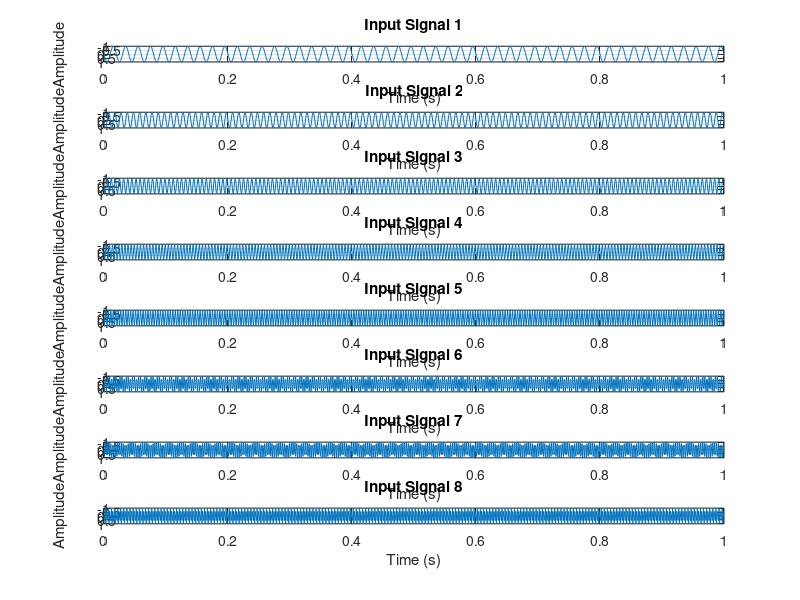
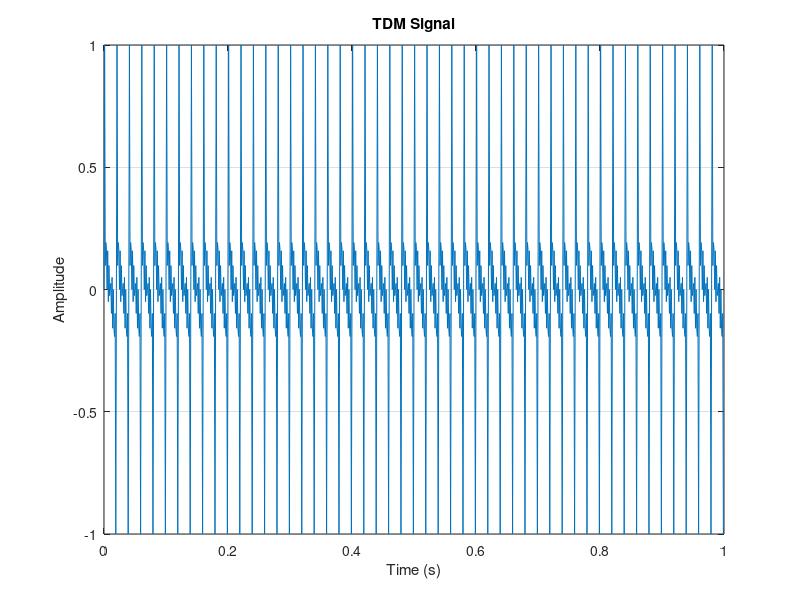
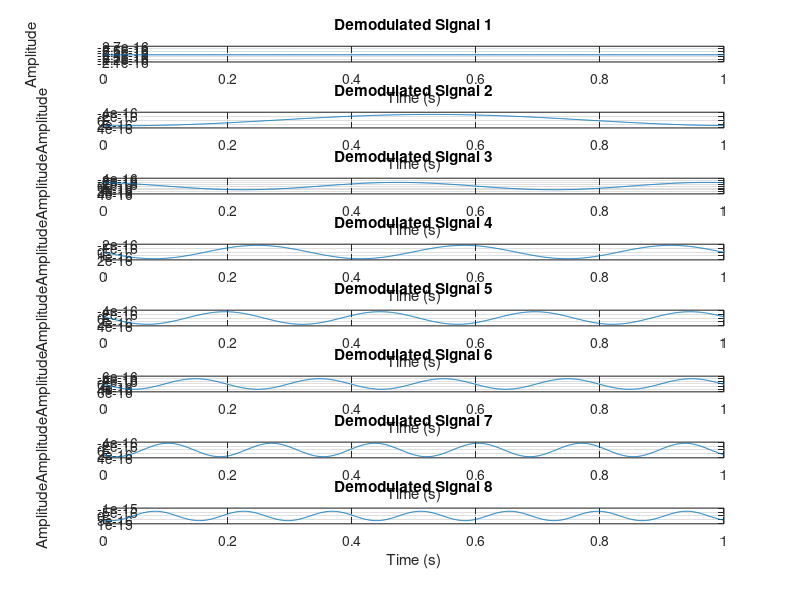

These charts were generated, in order, by the following MATLAB code:
% Number of signals
numSignals = 8;

% Sampling parameters
Fs = 1000; % Sampling frequency
duration = 1; % Duration of the signal in seconds
t = 0:1/Fs:duration-1/Fs; % Time vector

% Frequencies for each signal
frequencies = [50, 100, 150, 200, 250, 300, 350, 400];

% Generate the input sine signals
inputSignals = zeros(length(t), numSignals);
for i = 1:numSignals
    inputSignals(:, i) = sin(2*pi*frequencies(i)*t);
end

% Plot the input sine signals
figure;
for i = 1:numSignals
    subplot(numSignals, 1, i);
    plot(t, inputSignals(:, i));
    title(['Input Signal ' num2str(i)]);
    xlabel('Time (s)');
    ylabel('Amplitude');
    grid on;
end

% Generate the TDM signal
tdmSignal = zeros(1, length(t));
for i = 1:numSignals
    signal = sin(2*pi*frequencies(i)*t);
    tdmSignal = tdmSignal + signal;
end

% Normalize the TDM signal
tdmSignal = tdmSignal / max(abs(tdmSignal));

% Plot the TDM signal
figure;
plot(t, tdmSignal);
title('TDM Signal');
xlabel('Time (s)');
ylabel('Amplitude');
grid on;

% Demodulation of TDM signal using Frequency Domain Multiplexing (FDM)
fftTDM = fft(tdmSignal);
frequencies = (0:length(fftTDM)-1) * Fs / length(fftTDM);
demodulatedSignals = zeros(length(t), numSignals);

for i = 1:numSignals
    signalFreqIdx = round(frequencies(i) / (Fs / length(fftTDM))) + 1;
    demodulatedSignals(:, i) = real(ifft(fftTDM .* (frequencies == frequencies(signalFreqIdx))));
end

% Plot the demodulated signals
figure;
for i = 1:numSignals
    subplot(numSignals, 1, i);
    plot(t, demodulatedSignals(:, i));
    title(['Demodulated Signal ' num2str(i)]);
    xlabel('Time (s)');
    ylabel('Amplitude');
    grid on;
end
